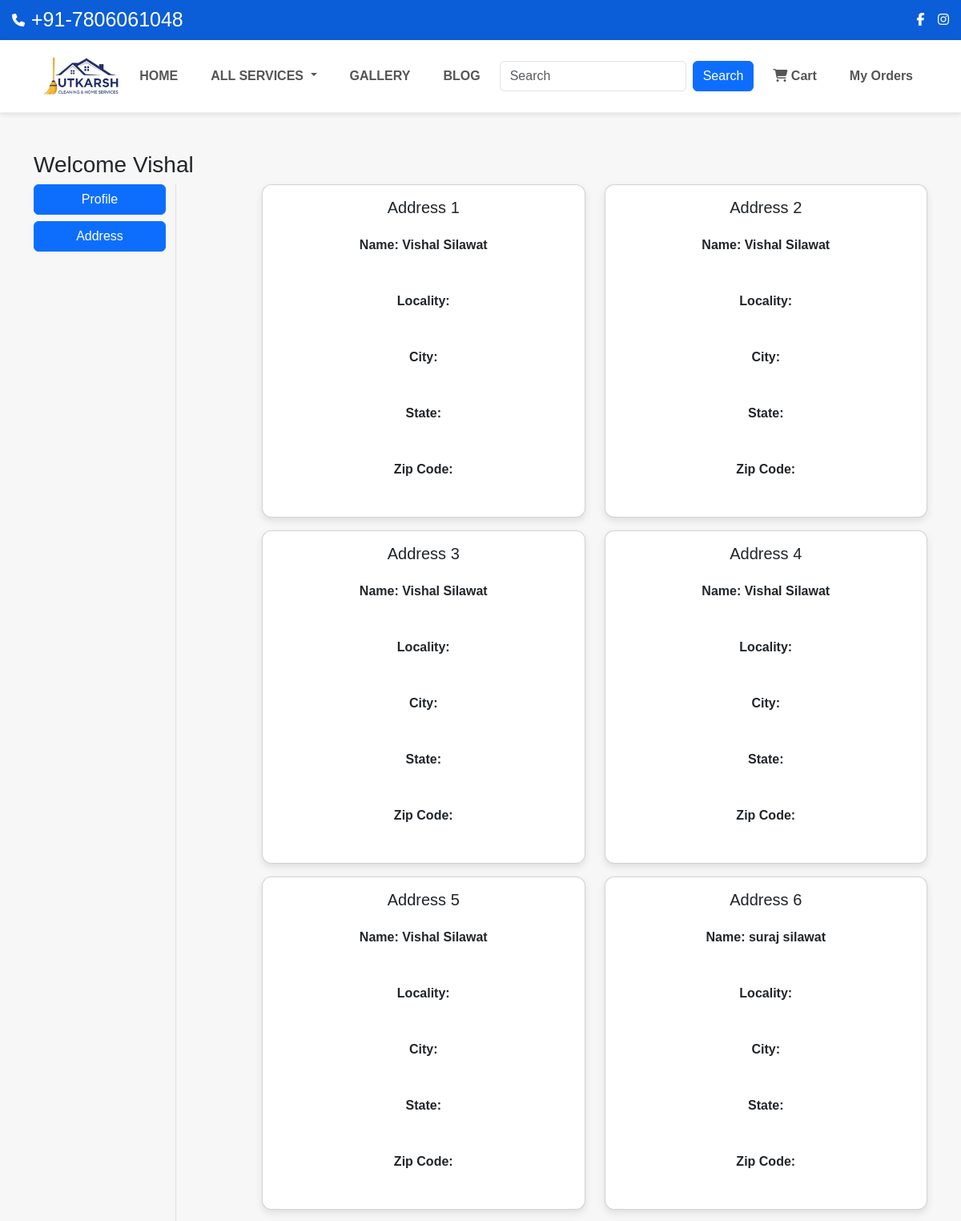
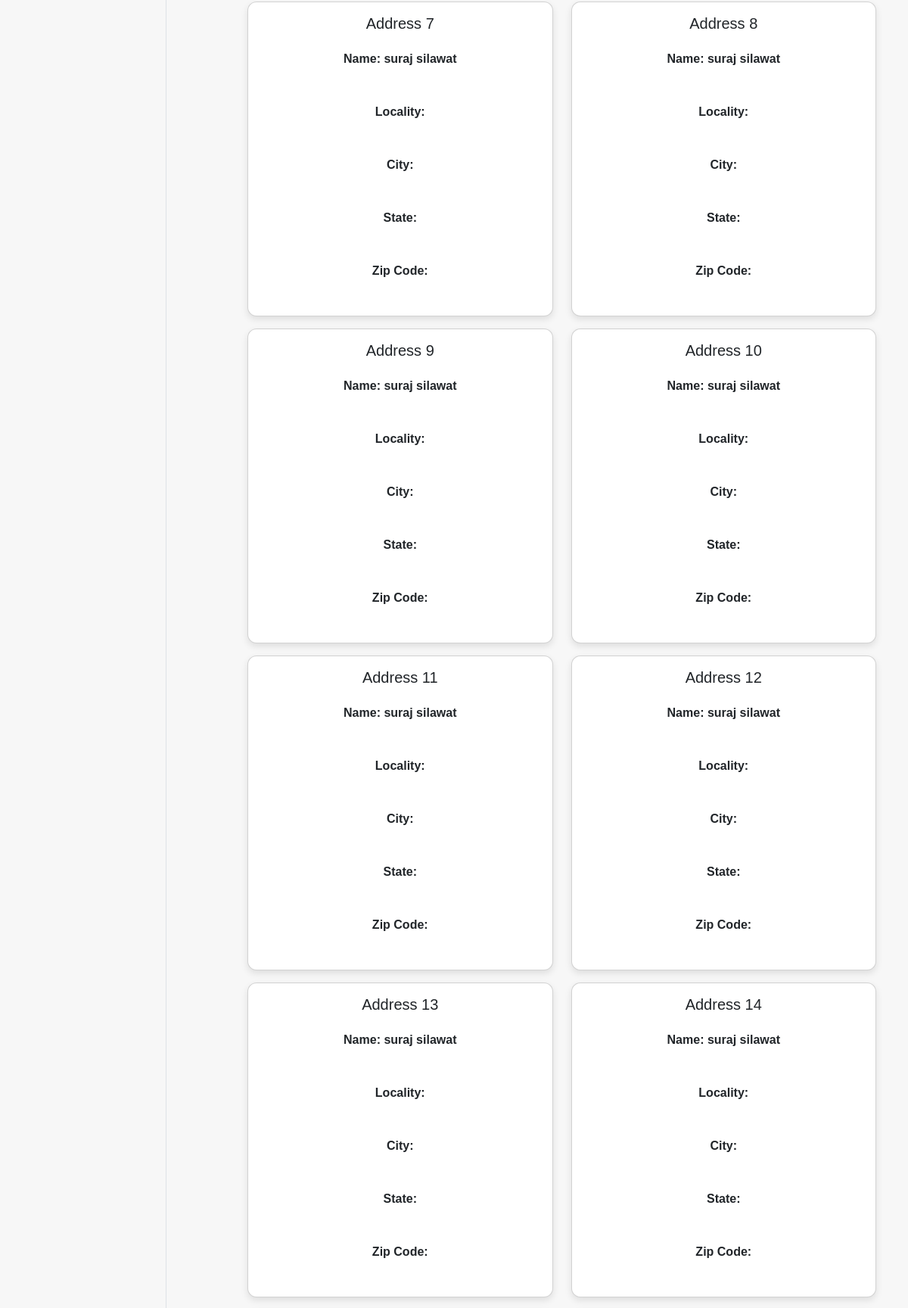
The page /address/ (signed in, upper part) on the database its author committed (2 pictures, top to bottom).
### app/models.py (models this page shows, shortened)
class Customer(models.Model):
    name = models.CharField(max_length=100)
    mobile = models.CharField(max_length=15)
    address = models.TextField()
    created_at = models.DateTimeField(auto_now_add=True)

### app/views.py (the view)
# urls.py: path('address/', views.address, name='address'),
def address(request):
    totalitem = 0
    if request.session.session_key:
        totalitem = Cart.objects.filter(
            session_key=request.session.session_key
        ).count()
    add = Customer.objects.all()
    return render(
        request,
        'app/address.html',
        {'add': add, 'active': 'btn-primary', 'totalitem': totalitem}
    )

### app/context_processors.py (called while the page is built)
def cart_count(request):
    if request.session.session_key:
        count = Cart.objects.filter(
            session_key=request.session.session_key
        ).count()
    else:
        count = 0
    return {
        'totalitem': count
    }

### app/templates/app/address.html (shortened to what this page needs)
{% extends 'app/base.html' %}
{% load static %}
{% block main-content %}
<div class="container my-5">
  <div class="row">
    <h3>
      Welcome <span class="text-capitalize">{{ request.user }}</span>
    </h3>
    <div class="col-sm-2 border-end">
      <ul class="list-unstyled">
        <li class="d-grid">
          <a href="{% url 'profile' %}" class="btn btn-primary">Profile</a>
        </li>
        <li class="d-grid mt-2">
          <a href="{% url 'address' %}" class="btn btn-primary">Address</a>
        </li>
      </ul>
    </div>
    <div class="col-sm-9 offset-sm-1">
      <div class="row">
        {% for ad in add %}
        <div class="col-sm-6 mb-3">
          <div class="card">
            <div class="card-body">
              <h5>Address {{ forloop.counter }}</h5>
              <p>Name: {{ ad.name }}</p>
              <p>Locality: {{ ad.locality }}</p>
              <p>City: {{ ad.city }}</p>
              <p>State: {{ ad.state }}</p>
              <p>Zip Code: {{ ad.zipcode }}</p>
            </div>
          </div>
        </div>
        {% empty %}
        <p>No address found.</p>
        {% endfor %}
      </div>
    </div>
  </div>
</div>
{% endblock main-content %}

### app/static/app/css/style.css (style rules this page uses)
body { margin:0; font-family: Arial, sans-serif; background:#f5f5f5; }
* { margin:0; padding:0; box-sizing:border-box; font-family:'Poppins',sans-serif }
body { background:#e7ede8 }
* { margin: 0; padding: 0; box-sizing: border-box; font-family: Arial, sans-serif; }
body { background: #f7f7f7; }
.card { background: #fff; border-radius: 12px; overflow: hidden; box-shadow: 0 4px 10px rgba(0,0,0,0.1); text-align: center; }
.card p { padding: 15px; font-weight: 600; }

### rows shown on the page
Customer: name "Vishal Silawat"
Customer: name "Vishal Silawat"
Customer: name "Vishal Silawat"
Customer: name "Vishal Silawat"
Customer: name "Vishal Silawat"
Customer: name "suraj silawat"
Customer: name "suraj silawat"
Customer: name "suraj silawat"
Customer: name "suraj silawat"
Customer: name "suraj silawat"
Customer: name "suraj silawat"
Customer: name "suraj silawat"
Customer: name "suraj silawat"
Customer: name "suraj silawat"

### other values the page prints
{{ request.user }} "Vishal"
